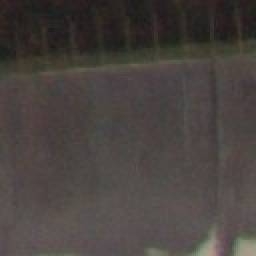
%> input picture dataset/jpeg90/193.jpg, 128 x 128 px (shown 2 times larger)
$ octave --eval "result = spam686('../dataset/jpeg90/193.jpg');"   (GNU Octave 9; MATLAB toolbox functions it lacks are replaced by stand-ins)
%> lines starting %> are read from the running program, lines starting %| are printed output that depends on the picture
function F = spam686(IMG)
%> called with IMG = '../dataset/jpeg90/193.jpg'
% -------------------------------------------------------------------------
% Copyright (c) 2011 DDE Lab, Binghamton University, NY.
% All Rights Reserved.
% -------------------------------------------------------------------------
% Permission to use, copy, modify, and distribute this software for
% educational, research and non-profit purposes, without fee, and without a
% written agreement is hereby granted, provided that this copyright notice
% appears in all copies. The program is supplied "as is," without any
% accompanying services from DDE Lab. DDE Lab does not warrant the
% operation of the program will be uninterrupted or error-free. The
% end-user understands that the program was developed for research purposes
% and is advised not to rely exclusively on the program for any reason. In
% no event shall Binghamton University or DDE Lab be liable to any party
% for direct, indirect, special, incidental, or consequential damages,
% including lost profits, arising out of the use of this software. DDE Lab
% disclaims any warranties, and has no obligations to provide maintenance,
% support, updates, enhancements or modifications.
% -------------------------------------------------------------------------
% Contact: jan@kodovsky.com | fridrich@binghamton.edu | November 2011
%          http://dde.binghamton.edu/download/feature_extractors
% -------------------------------------------------------------------------
% Extracts spatial domain SPAM features, 2nd order, T=3. Dimensionality
% 686. See the original publication [1] for more details. In this
% implementation, we incorporated the following two modifications as
% compared to [1] (slightly better performance):
%  - marginalization of elements out of [-T,T] into borders (NOT throwing
%    them away)
%  - joint sample distribution (co-occurrence) instead of transition
%    probability matrix (different normalization)
% -------------------------------------------------------------------------
% Input: IMG ... input images (can be also JPEG image)
% Output: F .... resulting SPAM features
% -------------------------------------------------------------------------
% [1] T. Pevny, P. Bas, and J. Fridrich, Steganalysis by Subtractive Pixel
% Adjacency Matrix IEEE Trans. on Info. Forensics and Security, vol. 5(2),
% pp. 215–224, 2010.
% -------------------------------------------------------------------------

F = spam_extract_2(double(imread(IMG)),3);

function F = spam_extract_2(X,T)
%> called with T = 3

% horizontal left-right
D = X(:,1:end-1) - X(:,2:end);
L = D(:,3:end); C = D(:,2:end-1); R = D(:,1:end-2);
Mh1 = GetM3(L,C,R,T);
%> in GetM3, `M = M(:)/sum(M(:));`: M = 343 values, max 0.0173 at index 172, min 0.000308 at index 86, mean 0.00292
%> Mh1 has the same summary as M in GetM3

% horizontal right-left
D = -D;
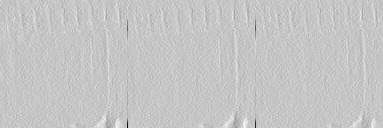
%> D: size 128x383 double; min -90, max 26, mean 0; drawn with min black and max white
L = D(:,1:end-2); C = D(:,2:end-1); R = D(:,3:end);
Mh2 = GetM3(L,C,R,T);
%> Mh2 = 343 values, max 0.0173 at index 172, min 0.000308 at index 258, mean 0.00292
% vertical bottom top
D = X(1:end-1,:) - X(2:end,:);
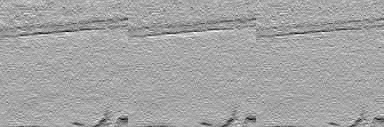
%> D: size 127x384 double; min -25, max 13, mean -0.511; drawn with min black and max white
L = D(3:end,:); C = D(2:end-1,:); R = D(1:end-2,:);
Mv1 = GetM3(L,C,R,T);
%> Mv1 = 343 values, max 0.0243 at index 1, min 0.000333 at index 308, mean 0.00292

% vertical top bottom
D = -D;
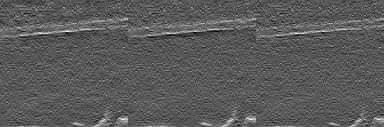
%> D: size 127x384 double; min -13, max 25, mean 0.5; drawn with min black and max white
L = D(1:end-2,:); C = D(2:end-1,:); R = D(3:end,:);
Mv2 = GetM3(L,C,R,T);
%> Mv2 = 343 values, max 0.0243 at index 343, min 0.000333 at index 36, mean 0.00292

% diagonal left-right
D = X(1:end-1,1:end-1) - X(2:end,2:end);
%> D: size 127x383 double
L = D(3:end,3:end); C = D(2:end-1,2:end-1); R = D(1:end-2,1:end-2);
%> after `R = D(1:end-2,1:end-2)`:
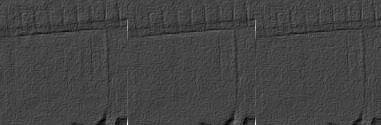
%> R: size 125x381 double; min -31, max 83, mean -0.5; drawn with min black and max white
Md1 = GetM3(L,C,R,T);
%> Md1 = 343 values, max 0.0287 at index 1, min 0.000714 at index 286, mean 0.00292

% diagonal right-left
D = -D;
L = D(1:end-2,1:end-2); C = D(2:end-1,2:end-1); R = D(3:end,3:end);
%> after `R = D(3:end,3:end)`:
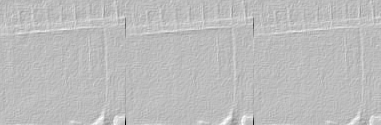
%> R: size 125x381 double; min -87, max 31, mean 0.5; drawn with min black and max white
Md2 = GetM3(L,C,R,T);
%> Md2 = 343 values, max 0.0287 at index 343, min 0.000714 at index 58, mean 0.00292

% minor diagonal left-right
D = X(2:end,1:end-1) - X(1:end-1,2:end);
L = D(1:end-2,3:end); C = D(2:end-1,2:end-1); R = D(3:end,1:end-2);
%> after `R = D(3:end,1:end-2)`:
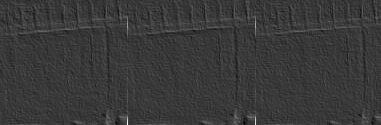
%> R: size 125x381 double; min -26, max 91, mean 0.5; drawn with min black and max white
Mm1 = GetM3(L,C,R,T);
%> Mm1 = 343 values, max 0.0225 at index 343, min 0.000714 at index 58, mean 0.00292

% minor diagonal right-left
D = -D;
L = D(3:end,1:end-2); C = D(2:end-1,2:end-1); R = D(1:end-2,3:end);
%> after `R = D(1:end-2,3:end)`:
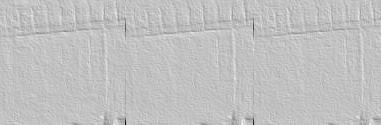
%> R: size 125x381 double; min -83, max 26, mean -0.5; drawn with min black and max white
Mm2 = GetM3(L,C,R,T);
%> Mm2 = 343 values, max 0.0225 at index 1, min 0.000714 at index 286, mean 0.00292

F1 = (Mh1+Mh2+Mv1+Mv2)/4;
%> F1 = 343 values, max 0.0167 at index 172, min 0.000512 at index 86, mean 0.00292
F2 = (Md1+Md2+Mm1+Mm2)/4;
%> F2 = 343 values, max 0.0159 at index 1, min 0.000987 at index 58, mean 0.00292
F = [F1;F2];
%> F = 686 values, max 0.0167 at index 172, min 0.000512 at index 86, mean 0.00292

function M = GetM3(L,C,R,T)
% marginalization into borders
L = L(:); L(L<-T) = -T; L(L>T) = T;
C = C(:); C(C<-T) = -T; C(C>T) = T;
R = R(:); R(R<-T) = -T; R(R>T) = T;

% get cooccurences [-T...T]
M = zeros(2*T+1,2*T+1,2*T+1);
for i=-T:T
    C2 = C(L==i);
    R2 = R(L==i);
    for j=-T:T
        R3 = R2(C2==j);
        for k=-T:T
            M(i+T+1,j+T+1,k+T+1) = sum(R3==k);
        end
    end
end

% normalization
M = M(:)/sum(M(:));
%> `result = spam686('../dataset/jpeg90/193.jpg');`: result has the same summary as F in spam_extract_2

$ run again, on dataset/jpeg90/210.jpg
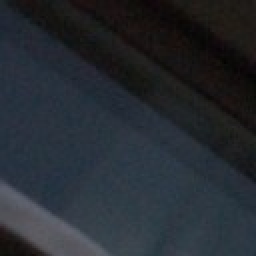
%> input picture dataset/jpeg90/210.jpg, 128 x 128 px (shown 2 times larger)
%> M = 343 values, max 0.0197 at index 343, min 0.000205 at index 36, mean 0.00292
%> Mh1 has the same summary as M in GetM3
%> Mh2 = 343 values, max 0.0197 at index 1, min 0.000205 at index 308, mean 0.00292
%> Mv1 = 343 values, max 0.0271 at index 1, min 0.000354 at index 308, mean 0.00292
%> Mv2 = 343 values, max 0.0271 at index 343, min 0.000354 at index 36, mean 0.00292
%> Md1 = 343 values, max 0.00693 at index 172, min 0.000462 at index 335, mean 0.00292
%> Md2 = 343 values, max 0.00693 at index 172, min 0.000462 at index 57, mean 0.00292
%> in spam_extract_2, `R = D(3:end,1:end-2)`:
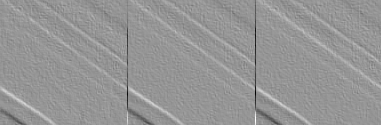
%> R: size 125x381 double; min -62, max 44, mean 0.3; mean of the top-left, top-right, bottom-left and bottom-right quarters 0.3, 0.5, 0.2, 0.3; drawn with min black and max white
%> Mm1 = 343 values, max 0.0245 at index 343, min 0.000651 at index 58, mean 0.00292
%> in spam_extract_2, `R = D(1:end-2,3:end)`:
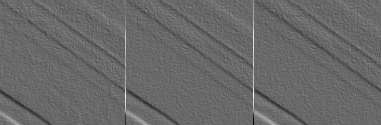
%> R: size 125x381 double; min -44, max 62, mean -0.4; drawn with min black and max white
%> Mm2 = 343 values, max 0.0245 at index 1, min 0.000651 at index 286, mean 0.00292
%> F1 = 343 values, max 0.0168 at index 172, min 0.000419 at index 36, mean 0.00292
%> F2 = 343 values, max 0.0115 at index 1, min 0.00094 at index 58, mean 0.00292
%> in spam_extract_2, `F = [F1;F2];`: F = 686 values, max 0.0168 at index 172, min 0.000419 at index 36, mean 0.00292
%> result has the same summary as F in spam_extract_2

$ run again, on dataset/jpeg90/214.jpg
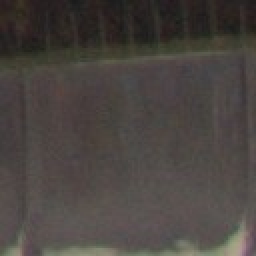
%> input picture dataset/jpeg90/214.jpg, 128 x 128 px (shown 2 times larger)
%> M = 343 values, max 0.0161 at index 1, min 0.000349 at index 37, mean 0.00292
%> Mh1 has the same summary as M in GetM3
%> Mh2 = 343 values, max 0.0161 at index 343, min 0.000349 at index 259, mean 0.00292
%> Mv1 = 343 values, max 0.037 at index 1, min 0.000313 at index 307, mean 0.00292
%> Mv2 = 343 values, max 0.037 at index 343, min 0.000313 at index 78, mean 0.00292
%> Md1 = 343 values, max 0.0396 at index 1, min 0.000714 at index 258, mean 0.00292
%> Md2 = 343 values, max 0.0396 at index 343, min 0.000714 at index 86, mean 0.00292
%> in spam_extract_2, `R = D(3:end,1:end-2)`:
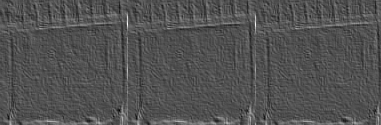
%> R: size 125x381 double; min -22, max 48, mean 0.7; drawn with min black and max white
%> Mm1 = 343 values, max 0.036 at index 343, min 0.000693 at index 58, mean 0.00292
%> in spam_extract_2, `R = D(1:end-2,3:end)`:
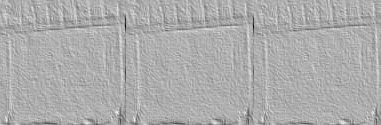
%> R: size 125x381 double; min -48, max 22, mean -0.6; mean of the top-left, top-right, bottom-left and bottom-right quarters -0.5, -0.6, -0.7, -0.6; drawn with min black and max white
%> Mm2 = 343 values, max 0.036 at index 1, min 0.000693 at index 286, mean 0.00292
%> F1 = 343 values, max 0.0164 at index 1, min 0.000491 at index 37, mean 0.00292
%> F2 = 343 values, max 0.0221 at index 1, min 0.000971 at index 58, mean 0.00292
%> in spam_extract_2, `F = [F1;F2];`: F = 686 values, max 0.0221 at index 344, min 0.000491 at index 37, mean 0.00292
%> result has the same summary as F in spam_extract_2

$ run again, on dataset/jpeg90/235.jpg
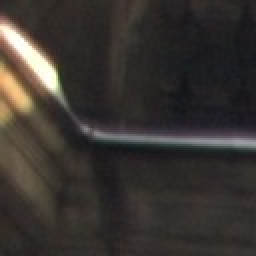
%> input picture dataset/jpeg90/235.jpg, 128 x 128 px (shown 2 times larger)
%> M = 343 values, max 0.0451 at index 343, min 6.15e-05 at index 92, mean 0.00292
%> Mh1 has the same summary as M in GetM3
%> Mh2 = 343 values, max 0.0451 at index 1, min 6.15e-05 at index 300, mean 0.00292
%> Mv1 = 343 values, max 0.0642 at index 1, min 0.000104 at index 45, mean 0.00292
%> Mv2 = 343 values, max 0.0642 at index 343, min 0.000104 at index 203, mean 0.00292
%> Md1 = 343 values, max 0.0472 at index 343, min 0.000525 at index 37, mean 0.00292
%> Md2 = 343 values, max 0.0472 at index 1, min 0.000525 at index 259, mean 0.00292
%> Mm1 = 343 values, max 0.0751 at index 343, min 0.000294 at index 37, mean 0.00292
%> in spam_extract_2, `R = D(1:end-2,3:end)`:
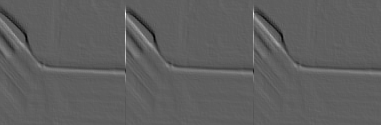
%> R: size 125x381 double; min -122, max 203, mean -0.2; mean of the top-left, top-right, bottom-left and bottom-right quarters -0.7, -0.1, 0, 0; drawn with min black and max white
%> Mm2 = 343 values, max 0.0751 at index 1, min 0.000294 at index 259, mean 0.00292
%> F1 = 343 values, max 0.0491 at index 1, min 0.000186 at index 92, mean 0.00292
%> F2 = 343 values, max 0.0552 at index 343, min 0.00064 at index 37, mean 0.00292
%> in spam_extract_2, `F = [F1;F2];`: F = 686 values, max 0.0552 at index 686, min 0.000186 at index 92, mean 0.00292
%> result has the same summary as F in spam_extract_2
